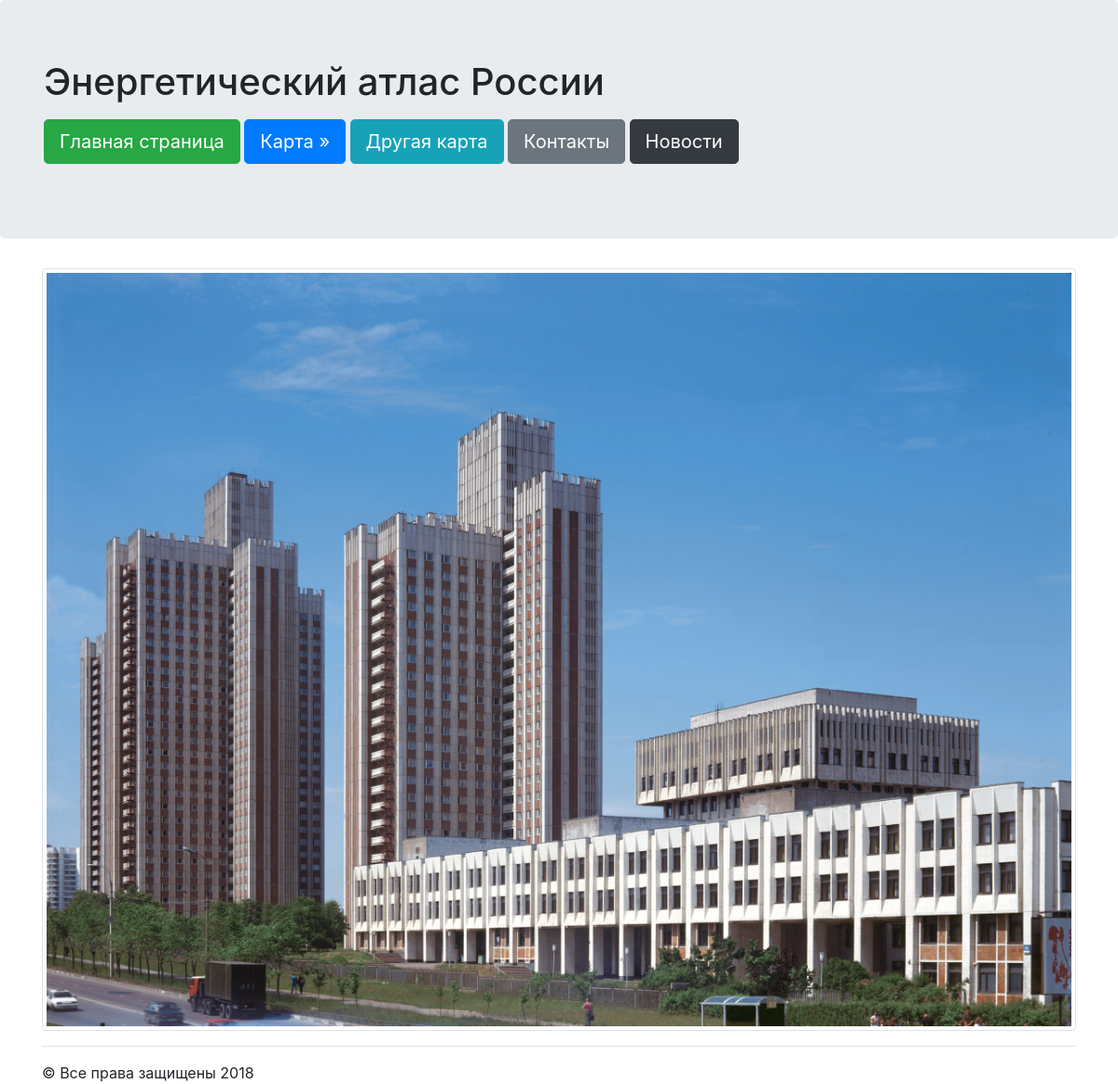
The page /news/ on the database as committed earlier.
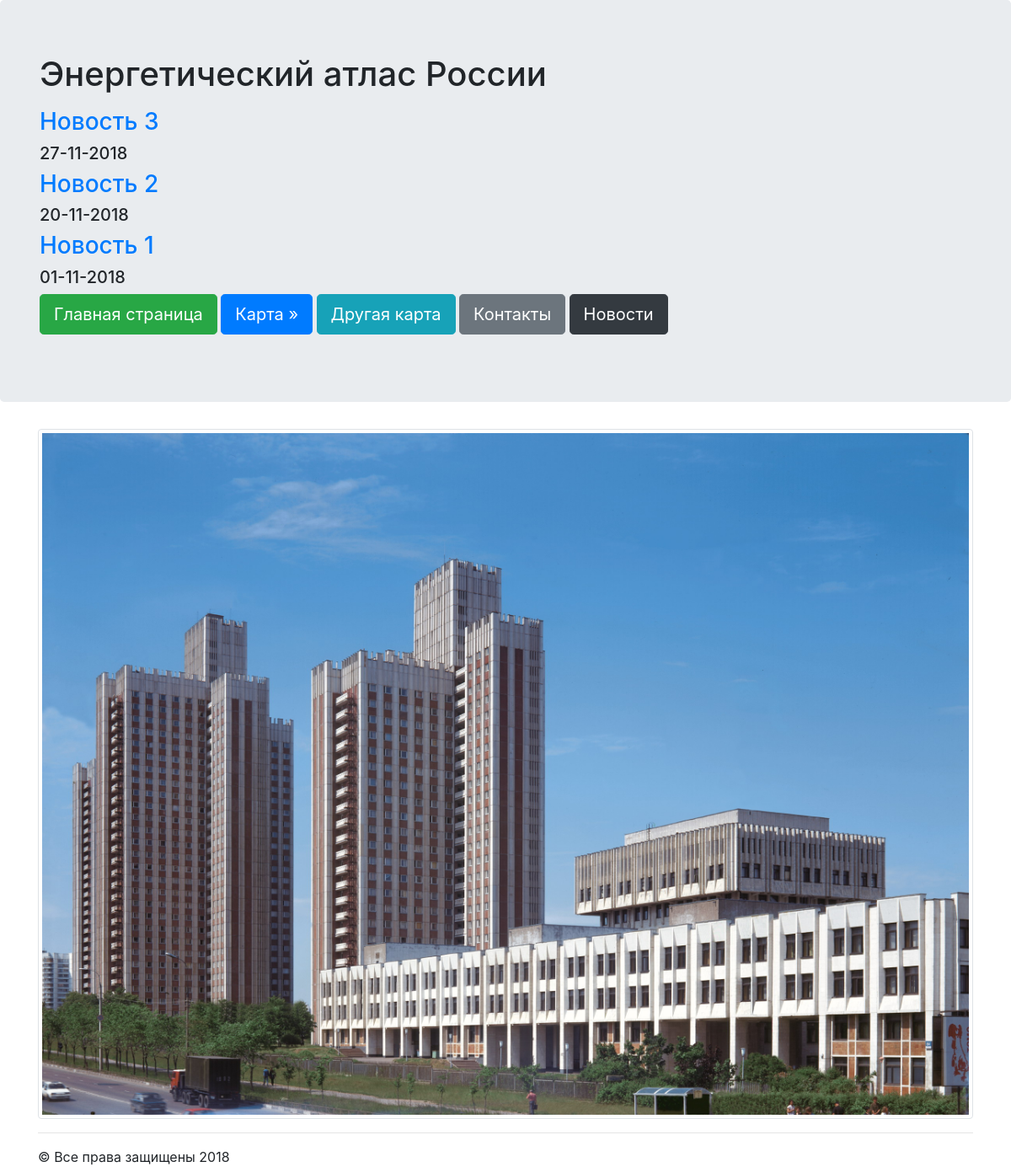
The same page on the database as committed later.
### news/models.py (models this page shows, shortened)
class Articles(models.Model):
    title=models.CharField(max_length=120)
    post=models.TextField()
    date=models.DateTimeField()

### news/templates/news/posts.html
{% extends "mainApp/wrapper.html" %}
{% block content %}
  {% for post in object_list %}
  <a href="'/news/{{post.id}}'"><h3>{{post.title}}</h3></a>
  <h5>{{post.date|date:"d-m-Y"}}</h5>
  {% endfor %}
{% endblock %}

### mainApp/templates/mainApp/wrapper.html (shortened to what this page needs)
<!DOCTYPE html>
<html lang="en" dir="ltr">
  <head>
    {% load static %}
    <link rel="stylesheet" href="/static/css/bootstrap.min.css" type="text/css">
  </head>
  <body>
    <div class="jumbotron">
      <div class="container">
        <h1>{% include "mainApp/includes/some_html.html" %}</h1>
        {% block content %}
        {% endblock %}
        <p>
          <a href="/" class="btn btn-success btn-lg">Главная страница</a>
          <a href="/mymap" class="btn btn-primary btn-lg">Карта &raquo;</a>
          <a href="/newmap" class="btn btn-info btn-lg">Другая карта</a>
          <a href="/contact" class="btn btn-secondary btn-lg">Контакты</a>
          <a href="/news" class="btn btn-dark btn-lg">Новости</a>
        </p>
      </div>
    </div>
    <div class="container">
      <img src="{% static 'mainApp/images/ranepa.jpg' %}" class="img-thumbnail">
      <hr>
      &copy; Все права защищены 2018
    </div>
  </body>
</html>

### mainApp/templates/mainApp/includes/some_html.html
{% block content %}
<p>Энергетический атлас России</p>
{% endblock %}

Rows that differ between the two databases and show on the page:
added Articles: title "Новость 3", date "27-11-2018"
added Articles: title "Новость 2", date "20-11-2018"
added Articles: title "Новость 1", date "01-11-2018"
